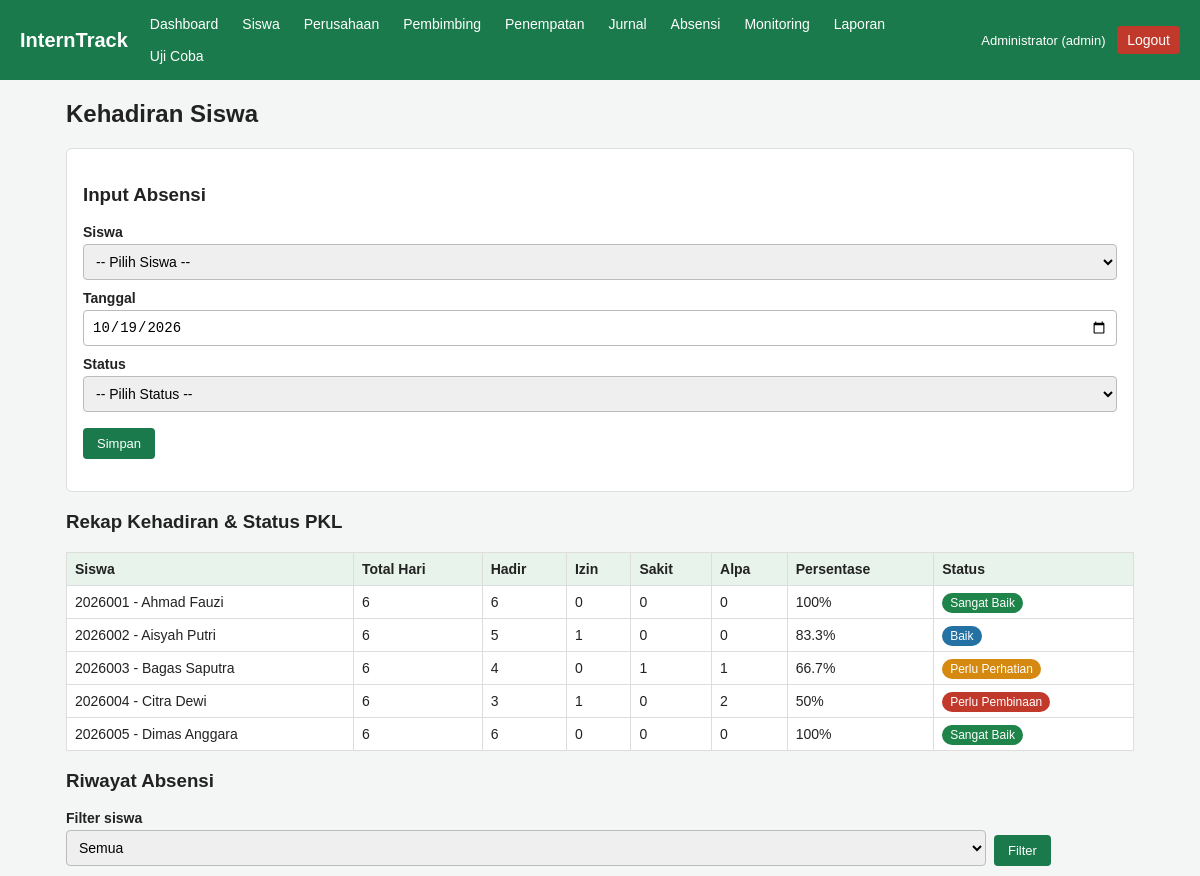
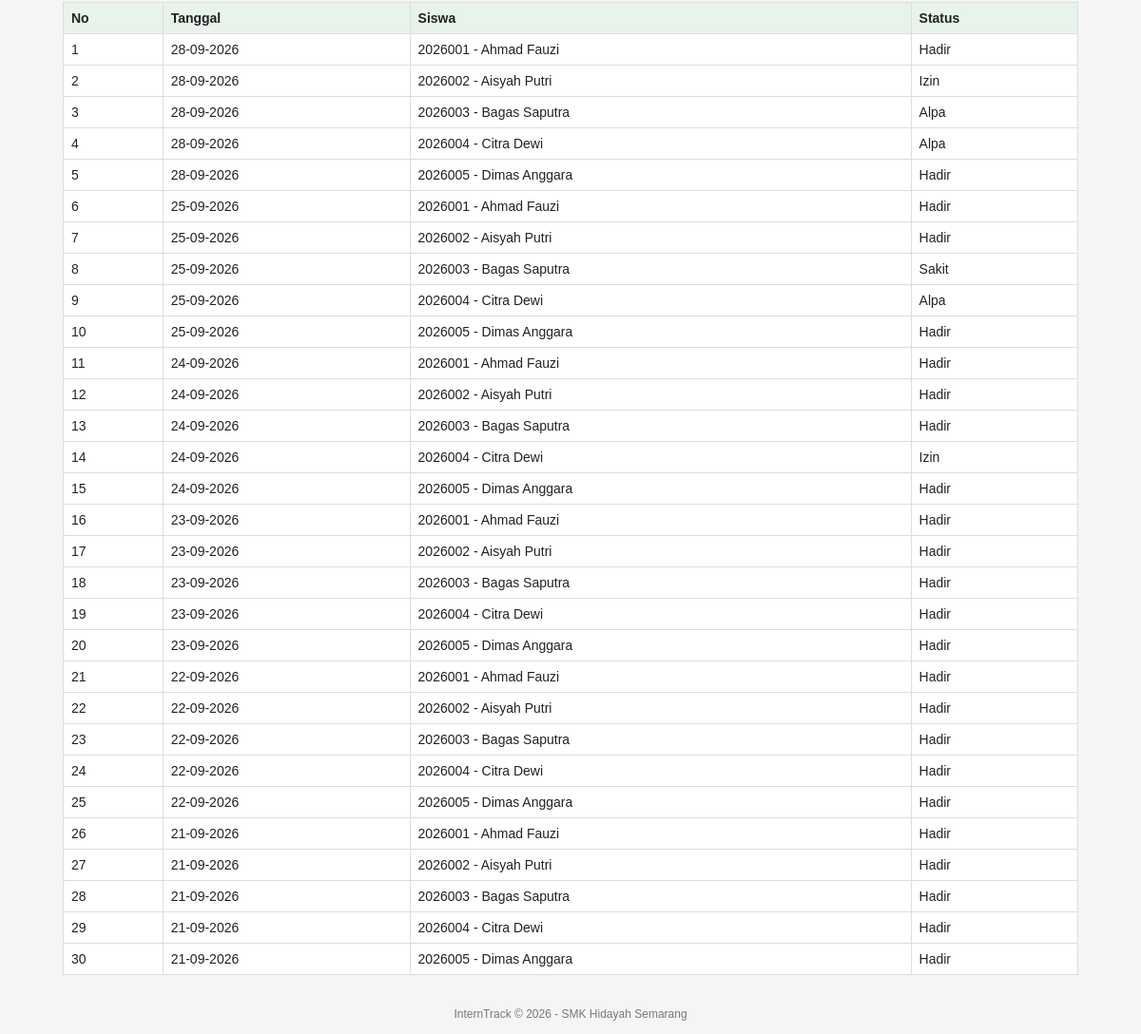
The page /admin/absensi.php (signed in) on the database its author committed (2 pictures, top to bottom).
### tables this page shows
CREATE TABLE siswa (
  id INT AUTO_INCREMENT PRIMARY KEY,
  user_id INT NOT NULL,
  nis VARCHAR(20) NOT NULL UNIQUE,
  nama VARCHAR(100) NOT NULL,
  kelas VARCHAR(20) NOT NULL,
  jurusan VARCHAR(50) NOT NULL,
  no_hp VARCHAR(20),
  FOREIGN KEY (user_id) REFERENCES users(id) ON DELETE CASCADE
);

CREATE TABLE absensi (
  id INT AUTO_INCREMENT PRIMARY KEY,
  siswa_id INT NOT NULL,
  tanggal DATE NOT NULL,
  status ENUM('Hadir','Izin','Sakit','Alpa') NOT NULL,
  UNIQUE KEY uq_absen (siswa_id, tanggal),
  FOREIGN KEY (siswa_id) REFERENCES siswa(id) ON DELETE CASCADE
);

### config/koneksi.php (called while the page is built, shortened)
<?php
function e($s) {
    return htmlspecialchars((string)$s, ENT_QUOTES, 'UTF-8');
}
function status_kehadiran($persen) {
    if ($persen >= 90) return 'Sangat Baik';
    if ($persen >= 75) return 'Baik';
    if ($persen >= 60) return 'Perlu Perhatian';
    return 'Perlu Pembinaan';
}
function kelas_status($status) {
    if ($status == 'Sangat Baik') return 'hijau';
    if ($status == 'Baik') return 'biru';
    if ($status == 'Perlu Perhatian') return 'kuning';
    if ($status == 'Perlu Pembinaan') return 'merah';
    return 'abu';
}
function rekap_kehadiran($pdo) {
    $sql = "SELECT s.id, s.nis, s.nama, s.kelas,
                   COUNT(a.id) AS total,
                   COALESCE(SUM(a.status='Hadir'),0) AS hadir,
                   COALESCE(SUM(a.status='Izin'),0) AS izin,
                   COALESCE(SUM(a.status='Sakit'),0) AS sakit,
                   COALESCE(SUM(a.status='Alpa'),0) AS alpa
            FROM siswa s
            LEFT JOIN absensi a ON a.siswa_id = s.id
            GROUP BY s.id, s.nis, s.nama, s.kelas
            ORDER BY s.nama";
    $rows = $pdo->query($sql)->fetchAll();
    foreach ($rows as &$r) {
        $r['persen'] = $r['total'] > 0 ? round($r['hadir'] / $r['total'] * 100, 1) : 0;
    }
    return $rows;
}
function tgl($d) {
    return $d ? date('d-m-Y', strtotime($d)) : '-';
}

### admin/absensi.php (the view, shortened to what this page needs)
<?php
require __DIR__ . '/../config/koneksi.php';
$base = '../';
$judul = 'Kehadiran Siswa';
$status_list = ['Hadir', 'Izin', 'Sakit', 'Alpa'];
$f_siswa = (int)($_GET['siswa'] ?? 0);
$where = []; $par = [];
$st = $pdo->prepare("SELECT a.*, s.nis, s.nama FROM absensi a JOIN siswa s ON s.id = a.siswa_id"
    . ($where ? " WHERE " . implode(' AND ', $where) : "") . " ORDER BY a.tanggal DESC, s.nama LIMIT 100");
$st->execute($par);
$rows = $st->fetchAll();
$l_siswa = $pdo->query("SELECT id, nis, nama FROM siswa ORDER BY nama")->fetchAll();
$rekap = array_filter(rekap_kehadiran($pdo), function ($r) { return $r['total'] > 0; });
$demo = $_GET['demo'] ?? '';
$demo_siswa = ($demo === 'hadir' && $l_siswa) ? $l_siswa[0]['id'] : 0;
$demo_status = ($demo === 'hadir') ? 'Hadir' : '';
include __DIR__ . '/../config/header.php';
?>
<div class="card">
    <h3>Input Absensi</h3>
    <form method="post">
        <label>Siswa</label>
        <select name="siswa_id"><option value="">-- Pilih Siswa --</option>
        <?php foreach ($l_siswa as $x): ?><option value="<?= $x['id'] ?>" <?= $demo_siswa == $x['id'] ? 'selected' : '' ?>><?= e($x['nis'] . ' - ' . $x['nama']) ?></option><?php endforeach; ?></select>
        <label>Tanggal</label><input type="date" name="tanggal" value="<?= date('Y-m-d') ?>">
        <label>Status</label>
        <select name="status"><option value="">-- Pilih Status --</option>
        <?php foreach ($status_list as $sv): ?><option <?= $demo_status === $sv ? 'selected' : '' ?>><?= $sv ?></option><?php endforeach; ?></select>
        <p><button class="btn" type="submit">Simpan</button></p>
    </form>
</div>
<h3 id="rekap">Rekap Kehadiran &amp; Status PKL</h3>
<table>
    <tr><th>Siswa</th><th>Total Hari</th><th>Hadir</th><th>Izin</th><th>Sakit</th><th>Alpa</th><th>Persentase</th><th>Status</th></tr>
    <?php foreach ($rekap as $r): ?>
    <tr>
        <td><?= e($r['nis'] . ' - ' . $r['nama']) ?></td><td><?= $r['total'] ?></td><td><?= $r['hadir'] ?></td>
        <td><?= $r['izin'] ?></td><td><?= $r['sakit'] ?></td><td><?= $r['alpa'] ?></td>
        <td><?= $r['persen'] ?>%</td>
        <td><span class="badge <?= kelas_status($r['status']) ?>"><?= e($r['status']) ?></span></td>
    </tr>
    <?php endforeach; ?>
</table>
<h3>Riwayat Absensi</h3>
<form method="get" class="filter">
    <div><label>Filter siswa</label><select name="siswa"><option value="0">Semua</option>
        <?php foreach ($l_siswa as $x): ?><option value="<?= $x['id'] ?>" <?= $f_siswa == $x['id'] ? 'selected' : '' ?>><?= e($x['nis'] . ' - ' . $x['nama']) ?></option><?php endforeach; ?></select></div>
    <div style="flex:0"><button class="btn" type="submit">Filter</button></div>
</form>
<table>
    <tr><th>No</th><th>Tanggal</th><th>Siswa</th><th>Status</th></tr>
    <?php foreach ($rows as $i => $r): ?>
    <tr><td><?= $i + 1 ?></td><td><?= tgl($r['tanggal']) ?></td><td><?= e($r['nis'] . ' - ' . $r['nama']) ?></td><td><?= e($r['status']) ?></td></tr>
    <?php endforeach; ?>
</table>
<?php include __DIR__ . '/../config/footer.php'; ?>

### config/header.php (shortened to what this page needs)
<?php
$role = $_SESSION['user']['role'] ?? '';
$menu = [];
if ($role === 'admin' || $role === 'pembimbing') {
    $menu = [
        'admin/dashboard.php' => 'Dashboard',
        'admin/siswa.php' => 'Siswa',
        'admin/perusahaan.php' => 'Perusahaan',
        'admin/pembimbing.php' => 'Pembimbing',
        'admin/penempatan.php' => 'Penempatan',
        'admin/jurnal.php' => 'Jurnal',
        'admin/absensi.php' => 'Absensi',
        'admin/monitoring.php' => 'Monitoring',
        'laporan/index.php' => 'Laporan',
        'admin/uji.php' => 'Uji Coba',
    ];
}
?>
<!DOCTYPE html>
<html lang="id">
<head>
<link rel="stylesheet" href="<?= $base ?>assets/style.css">
</head>
<body>
<header class="topbar">
    <div class="brand">InternTrack</div>
    <nav>
        <?php foreach ($menu as $url => $label): ?>
            <a href="<?= $base . $url ?>"><?= e($label) ?></a>
        <?php endforeach; ?>
    </nav>
    <div class="user">
        <?= e($_SESSION['user']['nama'] ?? '') ?> (<?= e($role) ?>)
        <a class="logout" href="<?= $base ?>auth/logout.php">Logout</a>
    </div>
</header>
<main class="container">
<h2><?= e($judul ?? '') ?></h2>

### config/footer.php
</main>
<footer class="footer">InternTrack &copy; 2026 - SMK Hidayah Semarang</footer>
</body>
</html>

### assets/style.css (style rules this page uses)
* { box-sizing: border-box; }
body { font-family: Arial, sans-serif; margin: 0; background: #f3f6f4; color: #222; }
.topbar { background: #1b7a4b; color: #fff; display: flex; flex-wrap: wrap; align-items: center; gap: 12px; padding: 10px 20px; }
.brand { font-size: 20px; font-weight: bold; }
.topbar nav { flex: 1; display: flex; flex-wrap: wrap; gap: 4px; }
.topbar nav a, .logout { color: #fff; text-decoration: none; padding: 6px 10px; border-radius: 4px; font-size: 14px; }
.logout { background: #c0392b; margin-left: 8px; }
.user { font-size: 13px; }
.container { max-width: 1100px; margin: 20px auto; padding: 0 16px; min-height: 70vh; }
.footer { text-align: center; padding: 14px; font-size: 12px; color: #777; }
.card { background: #fff; border-radius: 6px; padding: 16px; margin-bottom: 16px; border: 1px solid #ddd; }
table { width: 100%; border-collapse: collapse; background: #fff; }
th, td { border: 1px solid #ddd; padding: 8px; text-align: left; font-size: 14px; vertical-align: top; }
th { background: #e8f3ec; }
label { display: block; margin: 10px 0 4px; font-weight: bold; font-size: 14px; }
input[type=text], input[type=password], input[type=date], input[type=number], select, textarea { width: 100%; padding: 8px; border: 1px solid #bbb; border-radius: 4px; font-size: 14px; }
.btn { display: inline-block; background: #1b7a4b; color: #fff; border: 0; padding: 8px 14px; border-radius: 4px; cursor: pointer; text-decoration: none; font-size: 13px; }
.filter { display: flex; flex-wrap: wrap; gap: 8px; margin-bottom: 12px; align-items: end; }
.filter > div { flex: 1; min-width: 140px; }
.filter label { margin-top: 0; }
.badge { padding: 3px 8px; border-radius: 10px; font-size: 12px; color: #fff; }
.badge.hijau { background: #1e8449; }
.badge.biru { background: #2471a3; }
.badge.kuning { background: #d68910; }
.badge.merah { background: #c0392b; }

### rows shown on the page
siswa: nis+nama "2026001 - Ahmad Fauzi", total "6", hadir "6", izin "0", sakit "0", alpa "0", persen "100", status "Sangat Baik"
siswa: nis+nama "2026002 - Aisyah Putri", total "6", hadir "5", izin "1", sakit "0", alpa "0", persen "83.3", status "Baik"
siswa: nis+nama "2026003 - Bagas Saputra", total "6", hadir "4", izin "0", sakit "1", alpa "1", persen "66.7", status "Perlu Perhatian"
siswa: nis+nama "2026004 - Citra Dewi", total "6", hadir "3", izin "1", sakit "0", alpa "2", persen "50", status "Perlu Pembinaan"
siswa: nis+nama "2026005 - Dimas Anggara", total "6", hadir "6", izin "0", sakit "0", alpa "0", persen "100", status "Sangat Baik"
absensi: tanggal "28-09-2026", siswa.nama "2026001 - Ahmad Fauzi", status "Hadir"
absensi: tanggal "28-09-2026", siswa.nama "2026002 - Aisyah Putri", status "Izin"
absensi: tanggal "28-09-2026", siswa.nama "2026003 - Bagas Saputra", status "Alpa"
absensi: tanggal "28-09-2026", siswa.nama "2026004 - Citra Dewi", status "Alpa"
absensi: tanggal "28-09-2026", siswa.nama "2026005 - Dimas Anggara", status "Hadir"
absensi: tanggal "25-09-2026", siswa.nama "2026001 - Ahmad Fauzi", status "Hadir"
absensi: tanggal "25-09-2026", siswa.nama "2026002 - Aisyah Putri", status "Hadir"
absensi: tanggal "25-09-2026", siswa.nama "2026003 - Bagas Saputra", status "Sakit"
absensi: tanggal "25-09-2026", siswa.nama "2026004 - Citra Dewi", status "Alpa"
absensi: tanggal "25-09-2026", siswa.nama "2026005 - Dimas Anggara", status "Hadir"
absensi: tanggal "24-09-2026", siswa.nama "2026001 - Ahmad Fauzi", status "Hadir"
absensi: tanggal "24-09-2026", siswa.nama "2026002 - Aisyah Putri", status "Hadir"
absensi: tanggal "24-09-2026", siswa.nama "2026003 - Bagas Saputra", status "Hadir"
absensi: tanggal "24-09-2026", siswa.nama "2026004 - Citra Dewi", status "Izin"
absensi: tanggal "24-09-2026", siswa.nama "2026005 - Dimas Anggara", status "Hadir"
absensi: tanggal "23-09-2026", siswa.nama "2026001 - Ahmad Fauzi", status "Hadir"
absensi: tanggal "23-09-2026", siswa.nama "2026002 - Aisyah Putri", status "Hadir"
absensi: tanggal "23-09-2026", siswa.nama "2026003 - Bagas Saputra", status "Hadir"
absensi: tanggal "23-09-2026", siswa.nama "2026004 - Citra Dewi", status "Hadir"
absensi: tanggal "23-09-2026", siswa.nama "2026005 - Dimas Anggara", status "Hadir"
absensi: tanggal "22-09-2026", siswa.nama "2026001 - Ahmad Fauzi", status "Hadir"
absensi: tanggal "22-09-2026", siswa.nama "2026002 - Aisyah Putri", status "Hadir"
absensi: tanggal "22-09-2026", siswa.nama "2026003 - Bagas Saputra", status "Hadir"
absensi: tanggal "22-09-2026", siswa.nama "2026004 - Citra Dewi", status "Hadir"
absensi: tanggal "22-09-2026", siswa.nama "2026005 - Dimas Anggara", status "Hadir"
absensi: tanggal "21-09-2026", siswa.nama "2026001 - Ahmad Fauzi", status "Hadir"
absensi: tanggal "21-09-2026", siswa.nama "2026002 - Aisyah Putri", status "Hadir"
absensi: tanggal "21-09-2026", siswa.nama "2026003 - Bagas Saputra", status "Hadir"
absensi: tanggal "21-09-2026", siswa.nama "2026004 - Citra Dewi", status "Hadir"
absensi: tanggal "21-09-2026", siswa.nama "2026005 - Dimas Anggara", status "Hadir"

### other values the page prints
$label "Dashboard"
$label "Siswa"
$label "Perusahaan"
$label "Pembimbing"
$label "Penempatan"
$label "Jurnal"
$label "Absensi"
$label "Monitoring"
$label "Laporan"
$label "Uji Coba"
$_SESSION['user']['nama'] "Administrator"
$role "admin"
$judul "Kehadiran Siswa"
